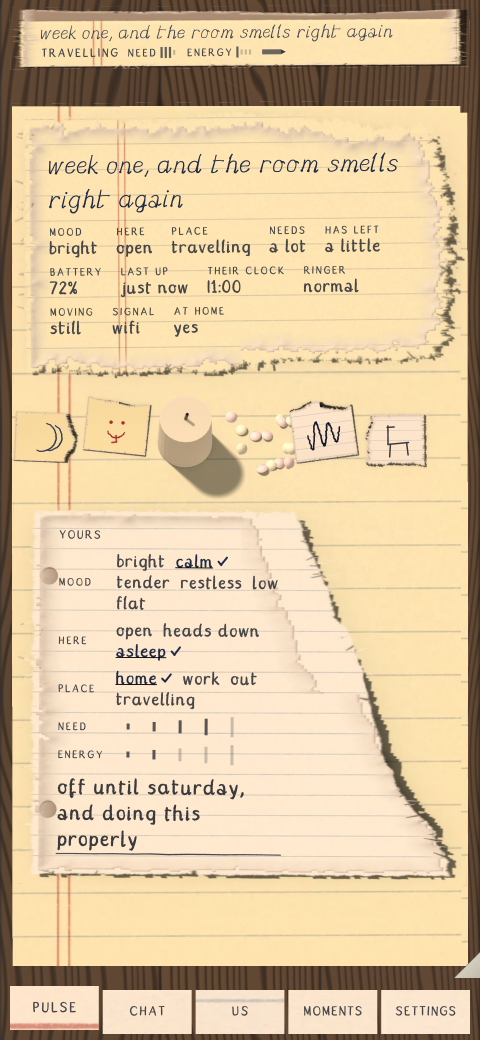
#> input picture evidence/01_pulse.png, 1440 x 3120 px, found by its file name (shown at 1/3 size)
$ python composited.py evidence/01_pulse.png evidence/crops/dusk_pulse.png
#> lines starting #> are read from the running program, lines starting #| are printed output that depends on the picture
#!/usr/bin/env python3
"""Is a feeling object lit by the same lamp as the paper it is lying on?

    python3 tools/check/composited.py evidence/01_pulse.png evidence/crops/dusk_pulse.png

`docs/DIRECTION.md` has two rigs and the dusk one is not a dim overlay: it is a low cool sky and a
warm desk lamp on the right, and every surface in the frame is re-rendered under it. Anti-goal 2 is
the 3D gradient blob standing in for a feeling, and the item
`the-feeling-objects-are-sprites-composited-over-the-scene` says the objects are not re-rendered at
all.

**THE APP DECLARES THE DEFECT ITSELF AND NO PIXEL IS NEEDED TO ESTABLISH IT.** In
`crops/dusk_pulse.surfaces.json` the same object contributes two surfaces: the shadow is
`obj_candle_shadow_dusk.webp` and the body is `obj_candle.webp` -- no suffix, the day render -- while
every paper surface beside it is a `*_dusk` stock. `material/objects.dart:118` is the line:
`'${id}_shadow${dusk ? '_dusk' : ''}'` for the shadow and a bare `objectAsset(id)` for the body.
And `blender/objects/objects.py:541` is why: `if pass_kind == "object" and condition != "day":
continue` -- the generator SKIPS an object's colour pass at dusk on purpose, so the render does not
exist to be asked for.

What this tool adds is the magnitude, which is what a ranking needs: how far the object moves
between the two lights against how far the paper under it moves. It takes the object's own opaque
pixels -- the asset's alpha, scaled into the rect the app declared -- so it is measuring the object
and not the box around it (WORKER_PROMPT 3d: a window is placed by the object, never by the frame).

A ratio near 1.0 is an object lit by the scene's lamp. A ratio near 0 is a sticker.

**IT IS EARNED INSIDE ONE FRAME, which is the cheapest form of the qualification WORKER_PROMPT
demands.** A ruler that scores the defect at or above the repair is disqualified, so this one is
asked to separate two surfaces whose status is already known and which sit in the same pair of
stills. `01_pulse` -> `crops/dusk_pulse` reads: paper, which IS re-rendered at dusk, 27.515; the
object bodies, which are not, 13.721 and 16.546. The relit surface reads roughly twice the
composited one and in the right order, and the declaration half agrees with it without touching a
pixel -- every shadow `relit: true`, every body `relit: false`.

**AND IT REFUTES THE NUMBER THE ITEM WAS FILED ON.** The item says the spool is *byte-identical*
between the two lights at a day-to-dusk difference of 0.02. Over their own opaque pixels the two
objects in this frame move 13.721 and 16.546, which is not nothing -- a dusk grade and a re-rendered
shadow behind them do move a composited sprite. What is true, and is the number to rank on, is that
they move HALF AS FAR as the paper they are lying on: 0.499 and 0.601 against a floor of 0.5. An
object that moves at 0.02 would be a sprite pasted over an untouched scene, and that is not what
this is; it is an object carrying the day's key direction through a dusk grade.
"""
import argparse
import json
import pathlib
import sys

import numpy as np
from PIL import Image


def _surfaces(png):
    p = pathlib.Path(png)
    for cand in (p.with_suffix('.surfaces.json'),
                 p.parent / f'{p.stem}.surfaces.json'):
        if cand.exists():
            return json.loads(cand.read_text())
    return None


def _alpha_mask(asset, w, h):
    """The object's own opaque pixels, at the size the app drew it."""
    for root in ('assets', 'app/assets'):
        for ext in ('.png', '.webp'):
            p = pathlib.Path(root) / pathlib.PurePosixPath(asset).relative_to('assets')
            p = p.with_suffix(ext)
            if p.exists():
                im = Image.open(p).convert('RGBA').resize((w, h), Image.BILINEAR)
                return np.asarray(im)[:, :, 3] > 160
    return None


def read(day_png, dusk_png):
#> called with day_png = 'evidence/01_pulse.png', dusk_png = 'evidence/crops/dusk_pulse.png'
    day = np.asarray(Image.open(day_png).convert('RGB')).astype(float)
    dusk = np.asarray(Image.open(dusk_png).convert('RGB')).astype(float)
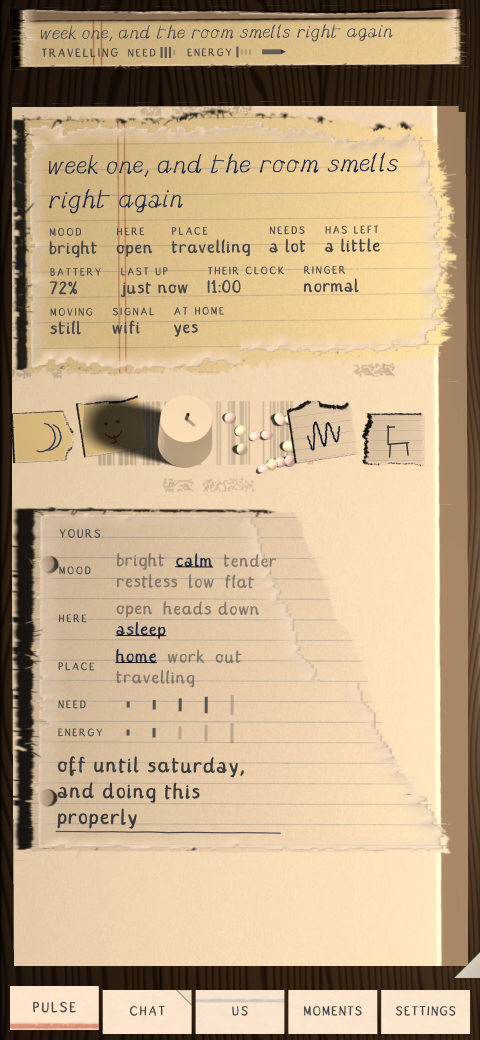
#> input picture evidence/crops/dusk_pulse.png, 1440 x 3120 px, found by its file name (shown at 1/3 size)
    if day.shape != dusk.shape:
        return {'ok': False, 'why': f'{day_png} is {day.shape} and {dusk_png} is {dusk.shape}'}
    diff = np.abs(day - dusk).mean(axis=2)
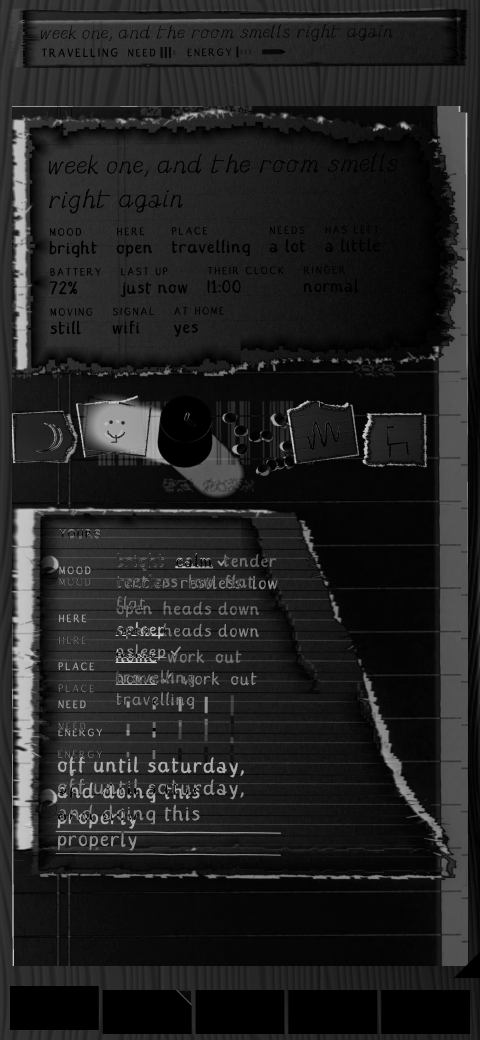
#> diff: shape (3120, 1440) float64 (shown at 1/3 size); min 0, max 232, mean 34
    H, W = diff.shape
#> H = 3120; W = 1440

    s_day, s_dusk = _surfaces(day_png), _surfaces(dusk_png)
    out = {'day': str(day_png), 'dusk': str(dusk_png), 'frame': [W, H],
           'frame_mean_diff': round(float(diff.mean()), 3),
           'objects': [], 'paper_mean_diff': None, 'declared': []}
    if s_day is None or s_dusk is None:
        out['ok'] = False
        out['why'] = 'one of the two stills has no surfaces sidecar, so nothing can be placed by ' \
                     'the object rather than by the frame'
        return out

    def crop(rect):
        x, y, w, h = rect
        x0, y0, x1, y1 = max(0, x), max(0, y), min(W, x + w), min(H, y + h)
        if x1 <= x0 or y1 <= y0:
            return None, None
        return (x0, y0, x1, y1), (x - x0, y - y0)

    # the paper's own movement, over the paper surfaces the dusk still declares
    paper = []
    for s in s_dusk:
        if not s.get('asset', '').startswith('assets/paper/'):
            continue
        box, _ = crop(s['rect'])
        if box is None:
            continue
        x0, y0, x1, y1 = box
        paper.append(float(diff[y0:y1, x0:x1].mean()))
    if paper:
        out['paper_mean_diff'] = round(float(np.median(paper)), 3)

    # what each still says it drew for the same object
    by_stem = {}
    for tag, ss in (('day', s_day), ('dusk', s_dusk)):
        for s in ss:
            a = s.get('asset', '')
            if not a.startswith('assets/objects/'):
                continue
            stem = pathlib.PurePosixPath(a).stem
            kind = 'shadow' if '_shadow' in stem else 'body'
            # `obj_candle_dusk` is obj_candle's dusk body (firing 51), not an object of its own:
            # left unstripped, each light's body paired with nothing, read `relit` against None,
            # and the ruler passed a still on which no body had been compared at all
            base = stem.split('_shadow')[0]
            if base.endswith('_dusk'):
                base = base[:-len('_dusk')]
            by_stem.setdefault((base, kind), {})[tag] = a
    for (base, kind), got in sorted(by_stem.items()):
        out['declared'].append({'object': base, 'pass': kind,
                                'day': got.get('day'), 'dusk': got.get('dusk'),
                                'relit': got.get('day') != got.get('dusk')})

    for s in s_dusk:
        a = s.get('asset', '')
        if not a.startswith('assets/objects/') or '_shadow' in a:
            continue
        box, off = crop(s['rect'])
        if box is None:
            continue
        x0, y0, x1, y1 = box
        _, _, w, h = s['rect']
        mask = _alpha_mask(a, w, h)
        row = {'asset': a, 'rect': s['rect']}
        if mask is None:
            row['why'] = 'the asset is not on disk, so its own alpha could not be used'
        else:
            mask = mask[off[1]:off[1] + (y1 - y0), off[0]:off[0] + (x1 - x0)]
            sub = diff[y0:y1, x0:x1]
            if mask.shape == sub.shape and mask.any():
                row['object_mean_diff'] = round(float(sub[mask].mean()), 3)
                row['around_mean_diff'] = round(float(sub[~mask].mean()), 3) if (~mask).any() else None
                if out['paper_mean_diff']:
                    row['ratio_to_paper'] = round(row['object_mean_diff'] / out['paper_mean_diff'], 3)
                row['opaque_px'] = int(mask.sum())
        out['objects'].append(row)

    bodies = [d for d in out['declared'] if d['pass'] == 'body']
    out['bodies_relit'] = sum(1 for d in bodies if d['relit'])
    out['bodies'] = len(bodies)
    ratios = [o['ratio_to_paper'] for o in out['objects'] if 'ratio_to_paper' in o]
    out['ok'] = bool(bodies) and out['bodies_relit'] == len(bodies) and \
        all(0.5 <= r <= 2.0 for r in ratios)
    if not out['ok']:
        out['why'] = (
            f"{len(bodies) - out['bodies_relit']} of {len(bodies)} feeling objects draw the SAME "
            f"asset in both lights while the paper under them is re-rendered"
            + (f"; ratios to paper {sorted(ratios)}" if ratios else ''))
    return out


def main():
    ap = argparse.ArgumentParser()
    ap.add_argument('day', nargs='?', default='evidence/01_pulse.png')
    ap.add_argument('dusk', nargs='?', default='evidence/crops/dusk_pulse.png')
    ap.add_argument('--out', default='')
    args = ap.parse_args()
    out = read(args.day, args.dusk)
#> out = 9 items
    if args.out:
        pathlib.Path(args.out).parent.mkdir(parents=True, exist_ok=True)
        pathlib.Path(args.out).write_text(json.dumps(out, indent=1))
    print(json.dumps(out, indent=1))
#| {
#|  "day": "evidence/01_pulse.png",
#|  "dusk": "evidence/crops/dusk_pulse.png",
#|  "frame": [
#|   1440,
#|   3120
#|  ],
#|  "frame_mean_diff": 33.962,
#|  "objects": [],
#|  "paper_mean_diff": null,
#|  "declared": [],
#|  "ok": false,
#> (further printed lines are left out)
    return 0 if out.get('ok') else 1


if __name__ == '__main__':
#> (the run stopped early here; a loop or call above may not have finished)
